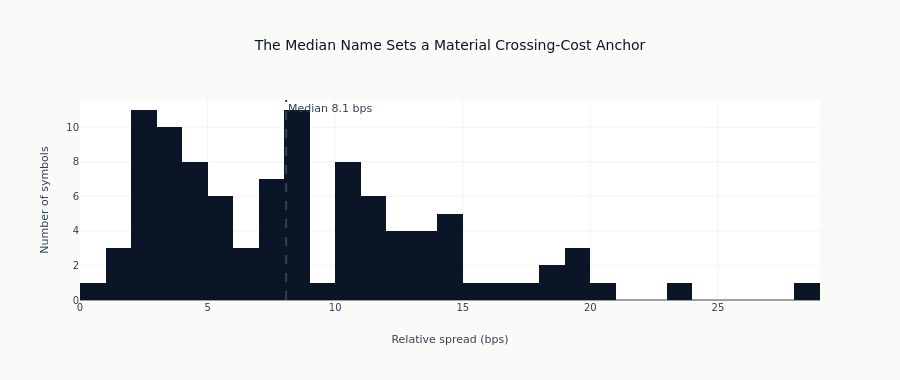

The notebook cell this image was saved under:
### Markdown cell above
### Inspect the Cross-Sectional Distribution

### Code cell
fig = go.Figure()
fig.add_histogram(
    x=spread_df["vw_rel_spread_bps"].to_list(), nbinsx=30, marker_color=COLORS["blue"]
)
fig.add_vline(
    x=median_rel_spread_bps,
    line_dash="dash",
    line_color=COLORS["neutral"],
    annotation_text=f"Median {median_rel_spread_bps:.1f} bps",
)
fig.update_layout(
    title="The Median Name Sets a Material Crossing-Cost Anchor",
    xaxis_title="Relative spread (bps)",
    yaxis_title="Number of symbols",
    height=380,
)
fig.show()

### Figure 1 — Plotly figure (JSON) as saved in the notebook; plotly's stock layout.template omitted (floating-point values rounded to 4 significant figures)
{"data": [{"marker": {"color": "#0a1628"}, "nbinsx": 30, "type": "histogram", "x": [0.8521, 1.148, 1.93, 1.953, 2.024, 2.216, 2.317, 2.387, 2.435, 2.453, 2.558, 2.652, 2.697, 2.788, 2.919, 3.055, 3.139, 3.29, 3.298, 3.33, 3.461, 3.815, 3.82, 3.995, 3.996, 4.087, 4.207, 4.219, 4.378, 4.449, 4.563, 4.57, 4.687, 5.105, 5.308, 5.368, 5.414, 5.765, 5.99, 6.144, 6.896, 6.922, 7.028, 7.218, 7.244, 7.295, 7.578, 7.587, 7.661, 8.079, 8.132, 8.205, 8.246, 8.269, 8.277, 8.448, 8.549, 8.664, 8.71, 8.883, 9.597, 10.1, 10.12, 10.54, 10.66, 10.73, 10.76, 10.79, 10.88, 11.01, 11.3, 11.38, 11.48, 11.48, 11.56, 12.18, 12.38, 12.65, 12.99, 13.09, 13.38, 13.45, 13.95, 14.07, 14.09, 14.41, 14.46, 14.96, 15.83, 16.09, 17.31, 18.17, 18.35, 19.41, 19.49, 19.63, 20.74, 23.05, 28.1]}], "layout": {"annotations": [{"showarrow": false, "text": "Median 8.1 bps", "x": 8.079, "xanchor": "left", "xref": "x", "y": 1, "yanchor": "top", "yref": "y domain"}], "height": 380, "shapes": [{"line": {"color": "#334155", "dash": "dash"}, "type": "line", "x0": 8.079, "x1": 8.079, "xref": "x", "y0": 0, "y1": 1, "yref": "y domain"}], "title": {"text": "The Median Name Sets a Material Crossing-Cost Anchor"}, "xaxis": {"title": {"text": "Relative spread (bps)"}}, "yaxis": {"title": {"text": "Number of symbols"}}}}
